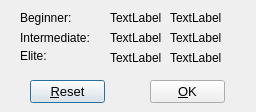
<?xml version="1.0" encoding="UTF-8"?>
<ui version="4.0">
 <class>Records</class>
 <widget class="QDialog" name="Records">
  <property name="geometry">
   <rect>
    <x>0</x>
    <y>0</y>
    <width>256</width>
    <height>112</height>
   </rect>
  </property>
  <property name="sizePolicy">
   <sizepolicy hsizetype="Fixed" vsizetype="Fixed">
    <horstretch>0</horstretch>
    <verstretch>0</verstretch>
   </sizepolicy>
  </property>
  <property name="font">
   <font>
    <pointsize>9</pointsize>
   </font>
  </property>
  <property name="windowTitle">
   <string>Time Records</string>
  </property>
  <widget class="QLabel" name="label_1">
   <property name="geometry">
    <rect>
     <x>20</x>
     <y>10</y>
     <width>61</width>
     <height>16</height>
    </rect>
   </property>
   <property name="text">
    <string>Beginner:</string>
   </property>
  </widget>
  <widget class="QLabel" name="label_beginner">
   <property name="geometry">
    <rect>
     <x>110</x>
     <y>10</y>
     <width>61</width>
     <height>16</height>
    </rect>
   </property>
   <property name="text">
    <string>TextLabel</string>
   </property>
  </widget>
  <widget class="QLabel" name="label_2">
   <property name="geometry">
    <rect>
     <x>20</x>
     <y>30</y>
     <width>91</width>
     <height>16</height>
    </rect>
   </property>
   <property name="text">
    <string>Intermediate:</string>
   </property>
  </widget>
  <widget class="QLabel" name="label_intermediate">
   <property name="geometry">
    <rect>
     <x>110</x>
     <y>30</y>
     <width>61</width>
     <height>16</height>
    </rect>
   </property>
   <property name="text">
    <string>TextLabel</string>
   </property>
  </widget>
  <widget class="QLabel" name="label_3">
   <property name="geometry">
    <rect>
     <x>20</x>
     <y>50</y>
     <width>54</width>
     <height>12</height>
    </rect>
   </property>
   <property name="text">
    <string>Elite:</string>
   </property>
  </widget>
  <widget class="QLabel" name="label_elite">
   <property name="geometry">
    <rect>
     <x>110</x>
     <y>50</y>
     <width>61</width>
     <height>16</height>
    </rect>
   </property>
   <property name="text">
    <string>TextLabel</string>
   </property>
  </widget>
  <widget class="QPushButton" name="btn_reset">
   <property name="geometry">
    <rect>
     <x>30</x>
     <y>80</y>
     <width>75</width>
     <height>23</height>
    </rect>
   </property>
   <property name="font">
    <font>
     <pointsize>10</pointsize>
    </font>
   </property>
   <property name="text">
    <string>&amp;Reset</string>
   </property>
  </widget>
  <widget class="QPushButton" name="btn_ok">
   <property name="geometry">
    <rect>
     <x>150</x>
     <y>80</y>
     <width>75</width>
     <height>23</height>
    </rect>
   </property>
   <property name="font">
    <font>
     <pointsize>10</pointsize>
    </font>
   </property>
   <property name="text">
    <string>&amp;OK</string>
   </property>
  </widget>
  <widget class="QLabel" name="label_player_1">
   <property name="geometry">
    <rect>
     <x>170</x>
     <y>10</y>
     <width>61</width>
     <height>16</height>
    </rect>
   </property>
   <property name="text">
    <string>TextLabel</string>
   </property>
  </widget>
  <widget class="QLabel" name="label_player_2">
   <property name="geometry">
    <rect>
     <x>170</x>
     <y>30</y>
     <width>61</width>
     <height>16</height>
    </rect>
   </property>
   <property name="text">
    <string>TextLabel</string>
   </property>
  </widget>
  <widget class="QLabel" name="label_player_3">
   <property name="geometry">
    <rect>
     <x>170</x>
     <y>50</y>
     <width>61</width>
     <height>16</height>
    </rect>
   </property>
   <property name="text">
    <string>TextLabel</string>
   </property>
  </widget>
 </widget>
 <resources/>
 <connections/>
</ui>
